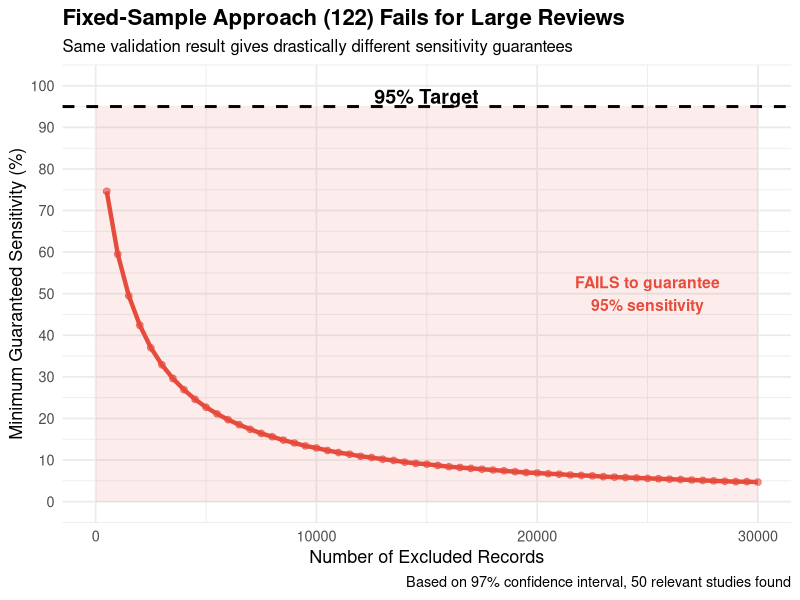
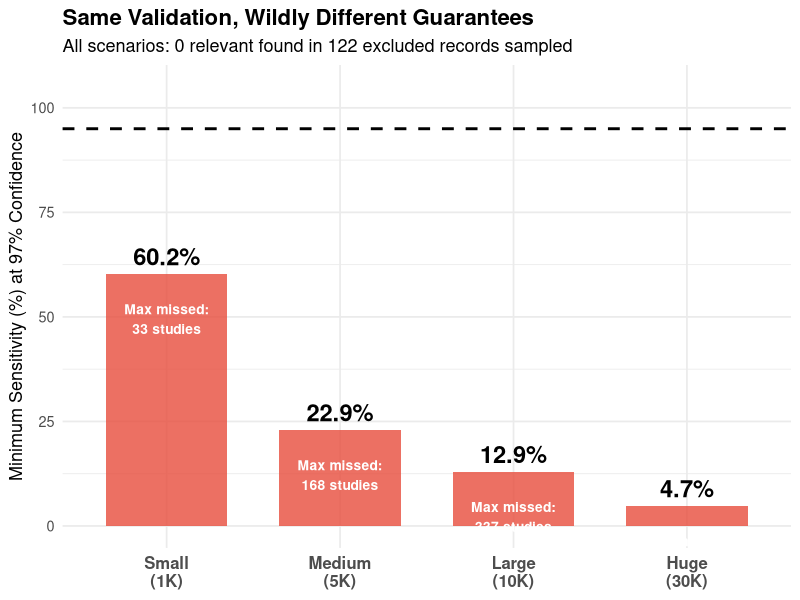
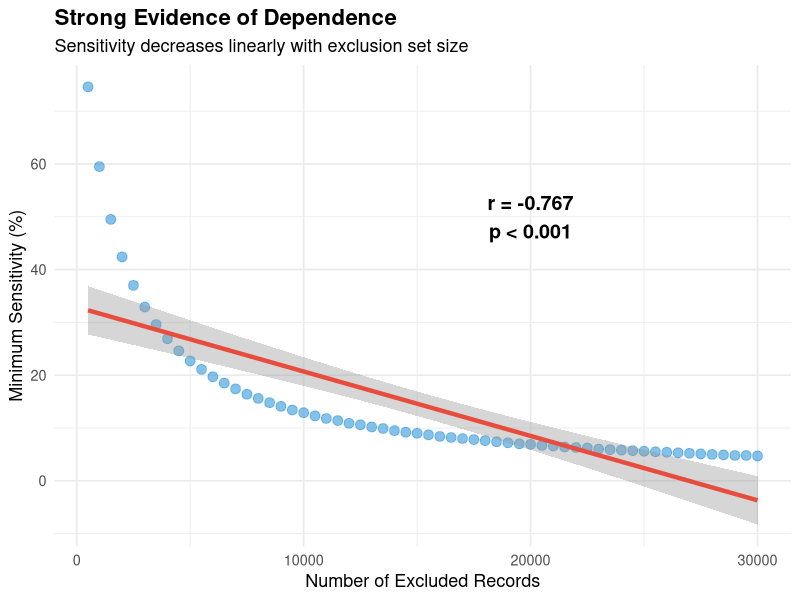
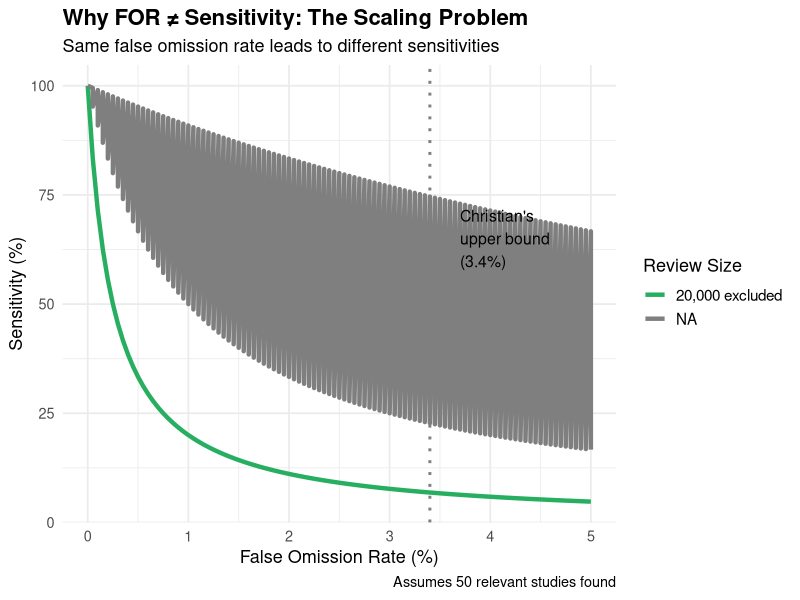
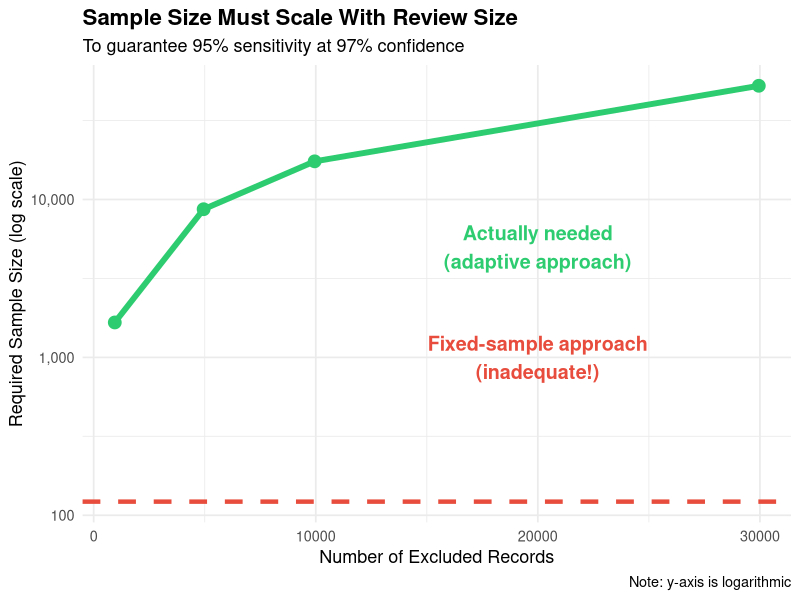
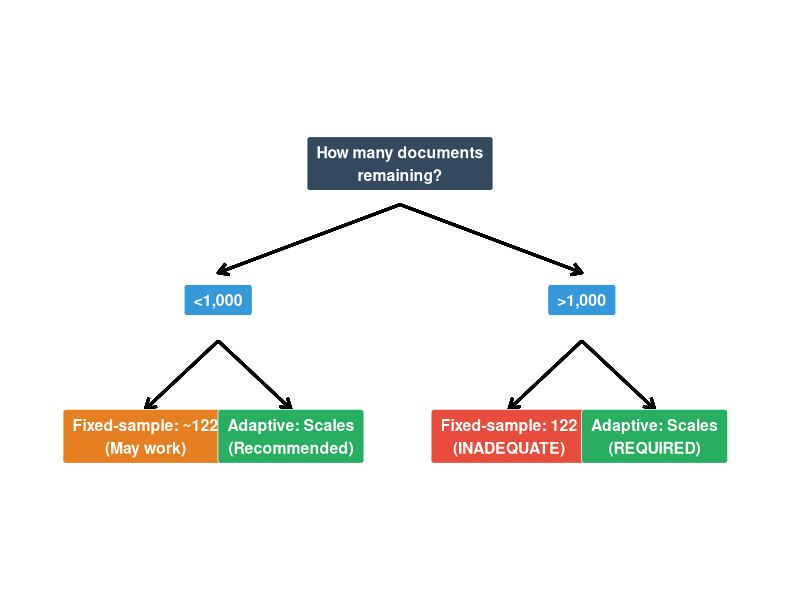

Write R code to recreate these figures, in order.
## ---- chunk 1
# Load packages
library(ggplot2)
library(dplyr)
library(tidyr)
library(knitr)
library(kableExtra)

# Set theme for all plots
theme_set(theme_minimal(base_size = 13))

# Custom colors
color_fixed <- "#e74c3c"      # Red - fixed-sample approach
color_adaptive <- "#2ecc71"   # Green - adaptive approach
color_neutral <- "#3498db"    # Blue
## ---- chunk 2
# Function to calculate metrics
calculate_metrics <- function(total_screened, total_included, 
                              sample_size = 122, 
                              relevant_in_sample = 0) {
  
  total_excluded <- total_screened - total_included
  
  # 97% CI for FOR using Clopper-Pearson
  ci_result <- binom.test(relevant_in_sample, sample_size, conf.level = 0.97)
  upper_FOR <- ci_result$conf.int[2]
  
  # Maximum false negatives
  max_FN <- ceiling(upper_FOR * total_excluded)
  
  # Minimum sensitivity
  TP <- total_included
  min_sensitivity <- TP / (TP + max_FN)
  
  data.frame(
    Scenario = paste0(total_screened, " total"),
    Total_Screened = total_screened,
    Total_Included = total_included,
    Total_Excluded = total_excluded,
    Upper_FOR_pct = round(upper_FOR * 100, 2),
    Max_FN = max_FN,
    Min_Sensitivity_pct = round(min_sensitivity * 100, 1)
  )
}

# Generate scenarios
scenarios <- bind_rows(
  calculate_metrics(1000, 50),
  calculate_metrics(5000, 50),
  calculate_metrics(10000, 50),
  calculate_metrics(30000, 50)
)

# Display table
kable(scenarios, 
      col.names = c("Scenario", "Total", "Included", "Excluded", 
                    "Upper FOR (97% CI)", "Max Missed", "Min Sensitivity (%)"),
      align = 'lrrrrrr') %>%
  kable_styling(bootstrap_options = c("striped", "hover", "condensed")) %>%
  row_spec(0, bold = TRUE, background = "#3498db", color = "white") %>%
  row_spec(c(1,3), background = "#ecf0f1") %>%
  column_spec(7, bold = TRUE, color = "white", background = "#e74c3c")
## ---- chunk 3
# Generate detailed data
exclusion_sizes <- seq(500, 30000, by=500)
sensitivity_data <- data.frame()

for(excl in exclusion_sizes) {
  result <- calculate_metrics(excl + 50, 50)
  sensitivity_data <- rbind(sensitivity_data, result)
}

# Plot
ggplot(sensitivity_data, aes(x = Total_Excluded, y = Min_Sensitivity_pct)) +
  geom_line(color = color_fixed, size = 1.5) +
  geom_point(color = color_fixed, size = 2, alpha = 0.6) +
  geom_hline(yintercept = 95, linetype = "dashed", color = "black", size = 1) +
  annotate("text", x = 15000, y = 97.5, label = "95% Target", 
           size = 5, fontface = "bold") +
  annotate("rect", xmin = 0, xmax = 30000, ymin = 0, ymax = 95, 
           alpha = 0.1, fill = color_fixed) +
  annotate("text", x = 25000, y = 50, 
           label = "FAILS to guarantee\n95% sensitivity", 
           size = 4, color = color_fixed, fontface = "bold") +
  labs(
    title = "Fixed-Sample Approach (122) Fails for Large Reviews",
    subtitle = "Same validation result gives drastically different sensitivity guarantees",
    x = "Number of Excluded Records",
    y = "Minimum Guaranteed Sensitivity (%)",
    caption = "Based on 97% confidence interval, 50 relevant studies found"
  ) +
  scale_y_continuous(breaks = seq(0, 100, 10), limits = c(0, 100)) +
  theme(plot.title = element_text(face = "bold", size = 16),
        plot.subtitle = element_text(size = 12))
## ---- chunk 4
# Select key scenarios for plot
plot_scenarios <- scenarios %>%
  mutate(Label = c("Small\n(1K)", "Medium\n(5K)", "Large\n(10K)", "Huge\n(30K)"))

ggplot(plot_scenarios, aes(x = reorder(Label, -Min_Sensitivity_pct), 
                            y = Min_Sensitivity_pct)) +
  geom_col(fill = color_fixed, alpha = 0.8, width = 0.7) +
  geom_hline(yintercept = 95, linetype = "dashed", color = "black", size = 1) +
  geom_text(aes(label = paste0(Min_Sensitivity_pct, "%")), 
            vjust = -0.5, size = 6, fontface = "bold") +
  geom_text(aes(label = paste0("Max missed:\n", Max_FN, " studies")), 
            vjust = 2, size = 3.5, color = "white", fontface = "bold") +
  labs(
    title = "Same Validation, Wildly Different Guarantees",
    subtitle = "All scenarios: 0 relevant found in 122 excluded records sampled",
    x = NULL,
    y = "Minimum Sensitivity (%) at 97% Confidence"
  ) +
  ylim(0, 105) +
  theme(plot.title = element_text(face = "bold", size = 16),
        axis.text.x = element_text(size = 12, face = "bold"))
## ---- chunk 5
# Prepare data
test_data <- sensitivity_data %>%
  select(Total_Excluded, Min_Sensitivity_pct)

# Linear regression
lm_model <- lm(Min_Sensitivity_pct ~ Total_Excluded, data = test_data)
lm_summary <- summary(lm_model)

# Correlation test
cor_test <- cor.test(test_data$Total_Excluded, 
                     test_data$Min_Sensitivity_pct,
                     method = "pearson")

# Extract key statistics
slope <- coef(lm_summary)[2, 1]
se <- coef(lm_summary)[2, 2]
t_stat <- coef(lm_summary)[2, 3]
p_value <- coef(lm_summary)[2, 4]
r_squared <- lm_summary$r.squared
correlation <- cor_test$estimate
## ---- chunk 6
ggplot(test_data, aes(x = Total_Excluded, y = Min_Sensitivity_pct)) +
  geom_point(color = color_neutral, size = 3, alpha = 0.6) +
  geom_smooth(method = "lm", color = color_fixed, size = 1.5, se = TRUE) +
  annotate("text", x = 20000, y = 50,
           label = paste0("r = ", sprintf("%.3f", correlation),
                         "\np < 0.001"),
           size = 5, fontface = "bold") +
  labs(
    title = "Strong Evidence of Dependence",
    subtitle = "Sensitivity decreases linearly with exclusion set size",
    x = "Number of Excluded Records",
    y = "Minimum Sensitivity (%)"
  ) +
  theme(plot.title = element_text(face = "bold", size = 16))
## ---- chunk 7
# Generate data
FOR_range <- seq(0, 0.05, by = 0.0005)
excluded_sizes <- c(500, 5000, 20000)
included <- 50

curves_data <- expand.grid(
  FOR = FOR_range,
  Excluded_Size = excluded_sizes
) %>%
  mutate(
    FN = FOR * Excluded_Size,
    Sensitivity = included / (included + FN) * 100,
    Size_Label = factor(
      paste0(format(Excluded_Size, big.mark = ","), " excluded"),
      levels = c("500 excluded", "5,000 excluded", "20,000 excluded")
    )
  )

ggplot(curves_data, aes(x = FOR * 100, y = Sensitivity, 
                        color = Size_Label, group = Size_Label)) +
  geom_line(size = 1.5) +
  geom_vline(xintercept = 3.4, linetype = "dotted", color = "gray50", size = 1) +
  annotate("text", x = 3.7, y = 65, 
           label = "Christian's\nupper bound\n(3.4%)", 
           size = 4, hjust = 0) +
  scale_color_manual(
    values = c("#27ae60", "#3498db", "#e74c3c"),
    name = "Review Size"
  ) +
  labs(
    title = "Why FOR ≠ Sensitivity: The Scaling Problem",
    subtitle = "Same false omission rate leads to different sensitivities",
    x = "False Omission Rate (%)",
    y = "Sensitivity (%)",
    caption = "Assumes 50 relevant studies found"
  ) +
  theme(
    plot.title = element_text(face = "bold", size = 16),
    legend.position = "right",
    legend.text = element_text(size = 11)
  )
## ---- chunk 8
# Function to calculate required sample size
required_sample_for_sensitivity <- function(total_excluded, 
                                           total_included,
                                           target_sensitivity = 0.95,
                                           confidence = 0.97) {
  
  max_tolerable_FN <- floor(total_included * ((1/target_sensitivity) - 1))
  max_tolerable_FOR <- max_tolerable_FN / total_excluded
  
  alpha <- 1 - confidence
  required_n <- ceiling(log(alpha) / log(1 - max_tolerable_FOR))
  
  list(
    required_sample = required_n,
    max_tolerable_FN = max_tolerable_FN,
    ratio_to_christian = required_n / 122
  )
}

# Calculate for scenarios
required_data <- scenarios %>%
  rowwise() %>%
  mutate(
    Required = required_sample_for_sensitivity(Total_Excluded, Total_Included)$required_sample,
    Ratio = required_sample_for_sensitivity(Total_Excluded, Total_Included)$ratio_to_christian
  ) %>%
  select(Scenario, Total_Excluded, Required, Ratio) %>%
  mutate(Christian = 122)

kable(required_data,
      col.names = c("Scenario", "Excluded", "Actually Needed", "Ratio (×)", "Fixed-Sample"),
      align = 'lrrrr',
      digits = 1) %>%
  kable_styling(bootstrap_options = c("striped", "hover")) %>%
  row_spec(0, bold = TRUE, background = "#2ecc71", color = "white") %>%
  column_spec(3, bold = TRUE, background = "#d4edda") %>%
  column_spec(4, bold = TRUE, color = color_fixed) %>%
  column_spec(5, background = "#f8d7da", color = color_fixed)
## ---- chunk 9
ggplot(required_data, aes(x = Total_Excluded)) +
  geom_line(aes(y = Required), color = color_adaptive, size = 2) +
  geom_point(aes(y = Required), color = color_adaptive, size = 4) +
  geom_hline(yintercept = 122, color = color_fixed, 
             linetype = "dashed", size = 1.5) +
  annotate("text", x = 20000, y = 5000, 
           label = "Actually needed\n(adaptive approach)", 
           color = color_adaptive, size = 5, fontface = "bold") +
  annotate("text", x = 20000, y = 1000, 
           label = "Fixed-sample approach\n(inadequate!)", 
           color = color_fixed, size = 5, fontface = "bold") +
  scale_y_log10(labels = scales::comma) +
  labs(
    title = "Sample Size Must Scale With Review Size",
    subtitle = "To guarantee 95% sensitivity at 97% confidence",
    x = "Number of Excluded Records",
    y = "Required Sample Size (log scale)",
    caption = "Note: y-axis is logarithmic"
  ) +
  theme(plot.title = element_text(face = "bold", size = 16))
## ---- chunk 10
comparison <- data.frame(
  Feature = c(
    "What to sample",
    "Sample size strategy",
    "What it measures",
    "Accounts for active learning",
    "Statistical framework",
    "Small review",
    "Large review",
    "Huge review",
    "Reliability",
    "Transparency"
  ),
  Fixed_Sample = c(
    "AI-excluded set only",
    "Fixed: 122-300",
    "False Omission Rate",
    "No",
    "CI for proportion",
    "122 samples",
    "122 samples (inadequate)",
    "122 samples (very inadequate)",
    "Unreliable (12× variance)",
    "Unclear assumptions"
  ),
  Adaptive = c(
    "Remaining unscreened docs",
    "Scales with remaining (60-80%)",
    "Hypothesis test for recall",
    "Yes (implicitly)",
    "Hypergeometric test",
    "~40 samples (80% of 50)",
    "~400 samples (80% of 500)",
    "~800 samples (80% of 1000)",
    "Reliable (95% hit target)",
    "Clear H₀, p-values, confidence"
  )
)

kable(comparison,
      col.names = c("Feature", "Fixed-Sample Approach ✗", "Adaptive Approach ✓"),
      align = 'lll') %>%
  kable_styling(bootstrap_options = c("striped", "hover", "condensed")) %>%
  row_spec(0, bold = TRUE, background = "#34495e", color = "white") %>%
  column_spec(2, background = "#fadbd8", border_right = TRUE) %>%
  column_spec(3, background = "#d4edda") %>%
  column_spec(1, bold = TRUE, width = "3cm")
## ---- chunk 11
# Function for the adaptive stopping criterion
calculate_max_stopping <- function(total_docs, docs_screened, relevant_found,
                                   sample_size, relevant_in_sample,
                                   target_recall = 0.95, confidence = 0.95) {
  
  N <- total_docs - docs_screened
  K_tar <- ceiling((relevant_found / target_recall) - relevant_found)
  
  p_value <- phyper(relevant_in_sample, K_tar, N - K_tar, sample_size)
  can_stop <- p_value < (1 - confidence)
  
  data.frame(
    Sample_Size = sample_size,
    Docs_Remaining = N,
    K_tar = K_tar,
    Relevant_Found = relevant_in_sample,
    P_Value = round(p_value, 4),
    Decision = ifelse(can_stop, "✓ STOP", "Continue")
  )
}

# Large review example: 10,000 total, 9,500 screened, 50 found
sample_sizes <- c(50, 100, 200, 300, 400)
max_results <- data.frame()

for(n in sample_sizes) {
  result <- calculate_max_stopping(
    total_docs = 10000,
    docs_screened = 9500,
    relevant_found = 50,
    sample_size = n,
    relevant_in_sample = 0
  )
  max_results <- rbind(max_results, result)
}

kable(max_results,
      col.names = c("Sample Size", "Remaining", "K_tar", 
                    "Found in Sample", "p-value", "Decision"),
      align = 'rrrrrc') %>%
  kable_styling(bootstrap_options = c("striped", "hover")) %>%
  row_spec(0, bold = TRUE, background = color_adaptive, color = "white") %>%
  row_spec(which(max_results$Decision == "✓ STOP"), 
           bold = TRUE, background = "#d4edda") %>%
  column_spec(6, bold = TRUE)
## ---- chunk 12
# Create a simple decision tree visualization
decision_data <- data.frame(
  x = c(5, 2.5, 7.5, 1.5, 3.5, 6.5, 8.5),
  y = c(4, 3, 3, 2, 2, 2, 2),
  label = c(
    "How many documents\nremaining?",
    "<1,000",
    ">1,000",
    "Fixed-sample: ~122\n(May work)",
    "Adaptive: Scales\n(Recommended)",
    "Fixed-sample: 122\n(INADEQUATE)",
    "Adaptive: Scales\n(REQUIRED)"
  ),
  color = c("question", "small", "large", "fixed", "adaptive", "fixed_bad", "adaptive_good")
)

ggplot(decision_data, aes(x = x, y = y)) +
  geom_segment(aes(x = 5, y = 3.7, xend = 2.5, yend = 3.2), 
               arrow = arrow(length = unit(0.3, "cm")), size = 1) +
  geom_segment(aes(x = 5, y = 3.7, xend = 7.5, yend = 3.2), 
               arrow = arrow(length = unit(0.3, "cm")), size = 1) +
  geom_segment(aes(x = 2.5, y = 2.7, xend = 1.5, yend = 2.2), 
               arrow = arrow(length = unit(0.3, "cm")), size = 1) +
  geom_segment(aes(x = 2.5, y = 2.7, xend = 3.5, yend = 2.2), 
               arrow = arrow(length = unit(0.3, "cm")), size = 1) +
  geom_segment(aes(x = 7.5, y = 2.7, xend = 6.5, yend = 2.2), 
               arrow = arrow(length = unit(0.3, "cm")), size = 1) +
  geom_segment(aes(x = 7.5, y = 2.7, xend = 8.5, yend = 2.2), 
               arrow = arrow(length = unit(0.3, "cm")), size = 1) +
  geom_label(aes(label = label, fill = color), 
             size = 4, fontface = "bold", color = "white",
             label.padding = unit(0.5, "lines")) +
  scale_fill_manual(values = c(
    "question" = "#34495e",
    "small" = "#3498db",
    "large" = "#3498db",
    "fixed" = "#e67e22",
    "adaptive" = "#27ae60",
    "fixed_bad" = "#e74c3c",
    "adaptive_good" = "#27ae60"
  )) +
  theme_void() +
  theme(legend.position = "none") +
  coord_cartesian(xlim = c(0, 10), ylim = c(1, 5))
